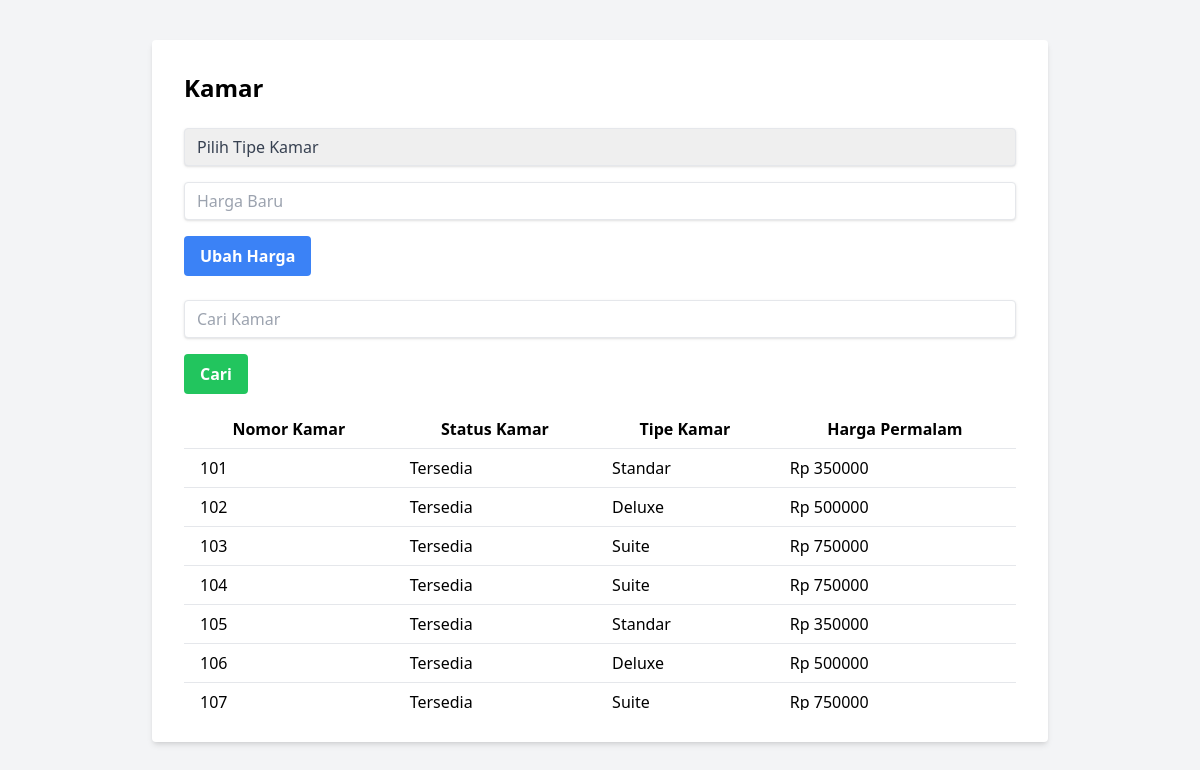
The page /pages/kamar.php on the database its author committed.
### tables this page shows
CREATE TABLE Kamar (
    no_kamar VARCHAR(3) NOT NULL ,
    status_kamar varchar(9) NOT NULL DEFAULT 'Tersedia',
    tipe_kamar VARCHAR(20) NOT NULL,
    harga_per_malam INT(8) NOT NULL,
    primary key (no_kamar)
);

### pages/kamar.php (the view, shortened to what this page needs)
<html lang="en">
<head>
    <script src="https://cdn.tailwindcss.com"></script>
</head>
<body class="bg-gray-100">
    <div class="flex justify-center items-start min-h-screen pt-10">
        <div class="bg-white p-8 rounded shadow-md w-full max-w-4xl">
            <h2 class="text-2xl font-bold mb-6">Kamar</h2>
            <form action="" method="POST" class="mb-6">
                <div class="mb-4">
                    <select name="tipe_kamar" class="shadow appearance-none border rounded w-full py-2 px-3 text-gray-700 leading-tight focus:outline-none focus:shadow-outline">
                        <option value="">Pilih Tipe Kamar</option>
                    </select>
                </div>
                <div class="mb-4">
                    <input class="shadow appearance-none border rounded w-full py-2 px-3 text-gray-700 leading-tight focus:outline-none focus:shadow-outline" name="harga_baru" type="number" placeholder="Harga Baru" required>
                </div>
                <div class="mb-4">
                    <button class="bg-blue-500 hover:bg-blue-700 text-white font-bold py-2 px-4 rounded focus:outline-none focus:shadow-outline" type="submit">
                        Ubah Harga
                    </button>
                </div>
            </form>
            <form action="" method="POST">
                <div class="mb-4">
                    <input class="shadow appearance-none border rounded w-full py-2 px-3 text-gray-700 leading-tight focus:outline-none focus:shadow-outline" id="search" name="search" type="text" placeholder="Cari Kamar" value="<?php echo isset($_POST['search']) ? htmlspecialchars($_POST['search']) : ''; ?>">
                </div>
                <div class="mb-4">
                    <button class="bg-green-500 hover:bg-green-700 text-white font-bold py-2 px-4 rounded focus:outline-none focus:shadow-outline" type="submit">
                        Cari
                    </button>
                </div>
            </form>
            <div class="overflow-x-auto table-scroll">
                <table class="min-w-full bg-white">
                    <thead>
                        <tr>
                            <th class="py-2 px-4 border-b">Nomor Kamar</th>
                            <th class="py-2 px-4 border-b">Status Kamar</th>
                            <th class="py-2 px-4 border-b">Tipe Kamar</th>
                            <th class="py-2 px-4 border-b">Harga Permalam</th>
                        </tr>
                    </thead>
                    <tbody>
                        <?php
                        require __DIR__ . '/../pages/koneksi.php';
                        $query = "SELECT * FROM kamar";
                        $stmt = $db->prepare($query);
                        $stmt->execute();
                        $result = $stmt->get_result();
                        if ($result->num_rows > 0) {
                            while ($row = $result->fetch_assoc()) {
                                echo "<tr>
                                        <td class='py-2 px-4 border-b'>{$row['no_kamar']}</td>
                                        <td class='py-2 px-4 border-b'>{$row['status_kamar']}</td>
                                        <td class='py-2 px-4 border-b'>{$row['tipe_kamar']}</td>
                                        <td class='py-2 px-4 border-b'>Rp {$row['harga_per_malam']}</td>
                                      </tr>";
                            }
                        } else {
                            $noDataFound = true;
                        }
                        ?>
                    </tbody>
                </table>
            </div>
        </div>
    </div>
</body>
</html>

### pages/kamar.php (style rules this page uses)
.table-scroll { max-height: 300px; overflow-y: auto; }
body { margin: 0; }

### rows shown on the page
kamar: no_kamar "101", status_kamar "Tersedia", tipe_kamar "Standar", harga_per_malam "350000"
kamar: no_kamar "102", status_kamar "Tersedia", tipe_kamar "Deluxe", harga_per_malam "500000"
kamar: no_kamar "103", status_kamar "Tersedia", tipe_kamar "Suite", harga_per_malam "750000"
kamar: no_kamar "104", status_kamar "Tersedia", tipe_kamar "Suite", harga_per_malam "750000"
kamar: no_kamar "105", status_kamar "Tersedia", tipe_kamar "Standar", harga_per_malam "350000"
kamar: no_kamar "106", status_kamar "Tersedia", tipe_kamar "Deluxe", harga_per_malam "500000"
kamar: no_kamar "107", status_kamar "Tersedia", tipe_kamar "Suite", harga_per_malam "750000"
